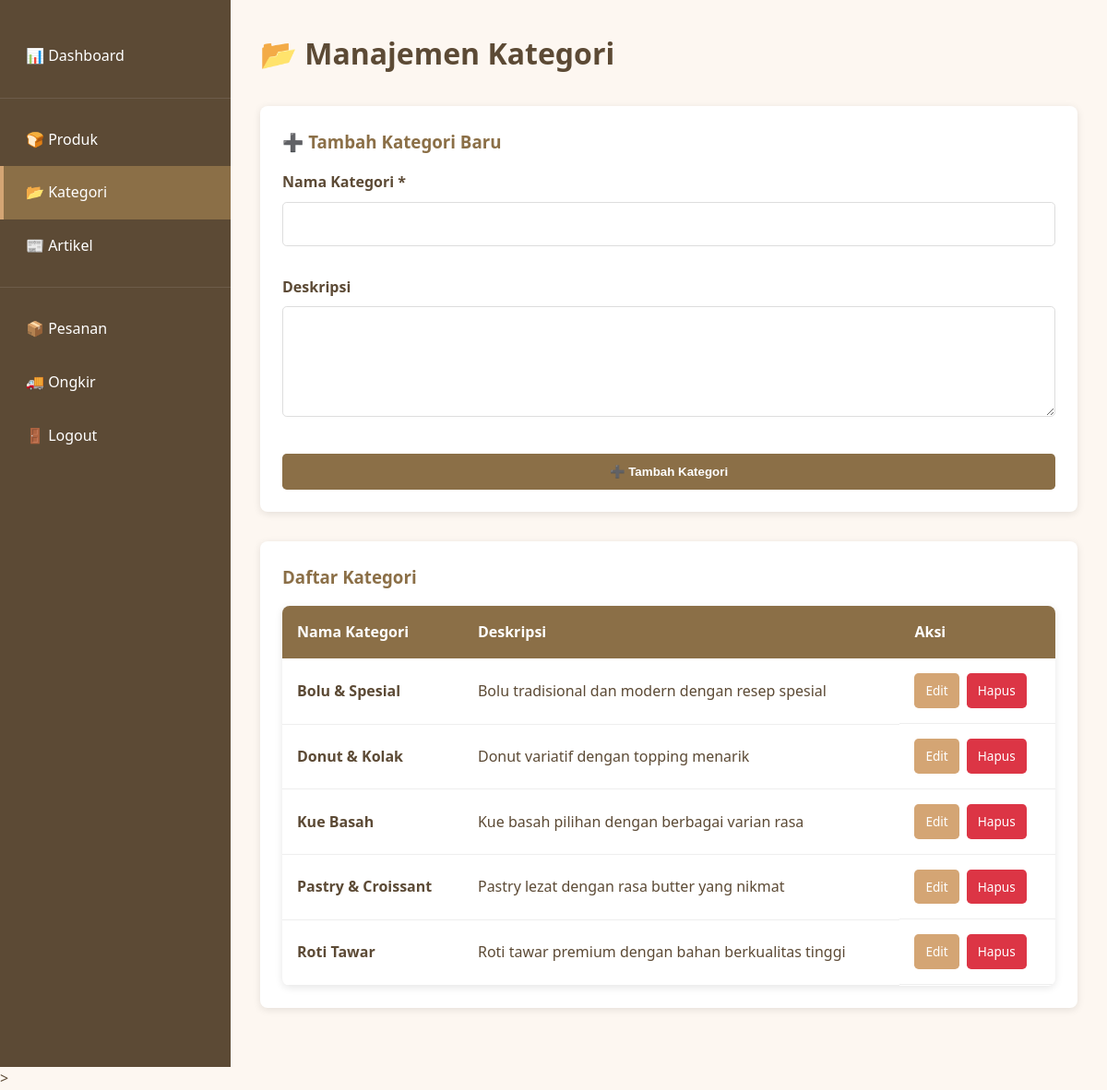
Screenshot of /admin/categories/index.php (signed in) with the database file from the repository.
### tables this page shows
CREATE TABLE `categories` (
  `id` int(11) NOT NULL,
  `nama` varchar(100) NOT NULL,
  `deskripsi` text DEFAULT NULL,
  `created_at` timestamp NOT NULL DEFAULT current_timestamp()
);

### admin/categories/index.php (the view, shortened to what this page needs)
<?php
require_once __DIR__ . '/../../includes/auth-check.php';
$categories = $conn->query("SELECT * FROM categories ORDER BY nama")->fetch_all(MYSQLI_ASSOC);
$edit_category = null;
?>
<!DOCTYPE html>
<html lang="id">
<head>
    <link rel="stylesheet" href="<?php echo BASE_URL; ?>assets/css/style.css">
</head>
<body>
    <div style="display: flex;">
        <?php include __DIR__ . '/../includes/sidebar.php'; ?>
        <div class="admin-content">
            <div class="content-header">
                <h1>📂 Manajemen Kategori</h1>
            </div>
            <div class="form-section">
                <h3><?php echo $edit_category ? '✏️ Edit Kategori' : '➕ Tambah Kategori Baru'; ?></h3>
                <form method="POST">
                    <div class="form-group">
                        <label for="nama">Nama Kategori *</label>
                        <input type="text" id="nama" name="nama" value="<?php echo htmlspecialchars($edit_category['nama'] ?? ''); ?>" required>
                    </div>
                    <div class="form-group">
                        <label for="deskripsi">Deskripsi</label>
                        <textarea id="deskripsi" name="deskripsi"><?php echo htmlspecialchars($edit_category['deskripsi'] ?? ''); ?></textarea>
                    </div>
                    <div class="form-actions">
                        <button type="submit" class="btn-submit">
                            <?php echo $edit_category ? '💾 Simpan Perubahan' : '➕ Tambah Kategori'; ?>
                        </button>
                    </div>
                </form>
            </div>
            <div class="form-section">
                <h3>Daftar Kategori</h3>
                <?php if (count($categories) > 0): ?>
                <table class="categories-table">
                    <thead>
                        <tr>
                            <th>Nama Kategori</th>
                            <th>Deskripsi</th>
                            <th>Aksi</th>
                        </tr>
                    </thead>
                    <tbody>
                        <?php foreach ($categories as $cat): ?>
                        <tr>
                            <td><strong><?php echo htmlspecialchars($cat['nama']); ?></strong></td>
                            <td><?php echo htmlspecialchars($cat['deskripsi']); ?></td>
                            <td style="display: flex; gap: 0.5rem;">
                                <a href="?edit=<?php echo $cat['id']; ?>" class="btn-edit">Edit</a>
                                <a href="?delete=<?php echo $cat['id']; ?>" class="btn-delete" onclick="return confirm('Yakin ingin menghapus kategori ini?')">Hapus</a>
                            </td>
                        </tr>
                        <?php endforeach; ?>
                    </tbody>
                </table>
                <?php else: ?>
                <p style="text-align: center; color: #666;">Belum ada kategori.</p>
                <?php endif; ?>
            </div>
        </div>
    </div>
>
</body>
</html>

### assets/css/style.css (style rules this page uses)
:root { --primary: #8B6F47; --secondary: #D4A574; --accent: #F5E6D3; --dark: #5C4A35; --light: #FDF7F1; --success: #28a745; --danger: #dc3545; --warning: #ffc107; --info: #17a2b8; }
* { margin: 0; padding: 0; box-sizing: border-box; }
html, body { height: 100%; font-family: 'Segoe UI', Tahoma, Geneva, Verdana, sans-serif; }
body { background-color: var(--light); color: var(--dark); line-height: 1.6; }
h1, h2, h3, h4, h5, h6 { color: var(--dark); margin-bottom: 1rem; font-weight: 600; }
a { color: var(--primary); text-decoration: none; transition: color 0.3s; }
input[type="text"], input[type="email"], input[type="password"], input[type="number"], input[type="date"], input[type="tel"], textarea, select { width: 100%; padding: 0.75rem; margin-bottom: 1rem; border: 1px solid #ddd; border-radius: 0.5rem; font-family: inherit; font-size: 1rem; transition: border-color 0.3s; }
textarea { resize: vertical; min-height: 120px; }
.form-group { margin-bottom: 1.5rem; }
.form-group label { display: block; margin-bottom: 0.5rem; font-weight: 500; color: var(--dark); }

### admin/categories/index.php (style rules this page uses)
.admin-content { padding: 2rem; flex: 1; }
.content-header { margin-bottom: 2rem; }
.form-section { background: white; padding: 1.5rem; border-radius: 0.5rem; box-shadow: 0 2px 8px rgba(0, 0, 0, 0.1); margin-bottom: 2rem; }
.form-section h3 { margin-bottom: 1rem; color: var(--primary); }
.form-group { margin-bottom: 1rem; }
.form-group label { display: block; margin-bottom: 0.5rem; font-weight: 600; }
.form-group input, .form-group textarea { width: 100%; padding: 0.75rem; border: 1px solid #ddd; border-radius: 0.3rem; }
.form-actions { display: flex; gap: 1rem; }
.btn-submit { flex: 1; padding: 0.75rem; background-color: var(--primary); color: white; border: none; border-radius: 0.3rem; cursor: pointer; font-weight: 600; }
.categories-table { width: 100%; border-collapse: collapse; background: white; box-shadow: 0 2px 8px rgba(0, 0, 0, 0.1); border-radius: 0.5rem; overflow: hidden; }
.categories-table th { background-color: var(--primary); color: white; padding: 1rem; text-align: left; }
.categories-table td { padding: 1rem; border-bottom: 1px solid #eee; }
.btn-edit, .btn-delete { padding: 0.5rem 0.75rem; border: none; border-radius: 0.3rem; cursor: pointer; text-decoration: none; font-size: 0.85rem; font-weight: 500; }
.btn-edit { background-color: var(--secondary); color: white; }
.btn-delete { background-color: #dc3545; color: white; }

### rows the page displays
categories: nama "Bolu & Spesial", deskripsi "Bolu tradisional dan modern dengan resep spesial"
categories: nama "Donut & Kolak", deskripsi "Donut variatif dengan topping menarik"
categories: nama "Kue Basah", deskripsi "Kue basah pilihan dengan berbagai varian rasa"
categories: nama "Pastry & Croissant", deskripsi "Pastry lezat dengan rasa butter yang nikmat"
categories: nama "Roti Tawar", deskripsi "Roti tawar premium dengan bahan berkualitas tinggi"
